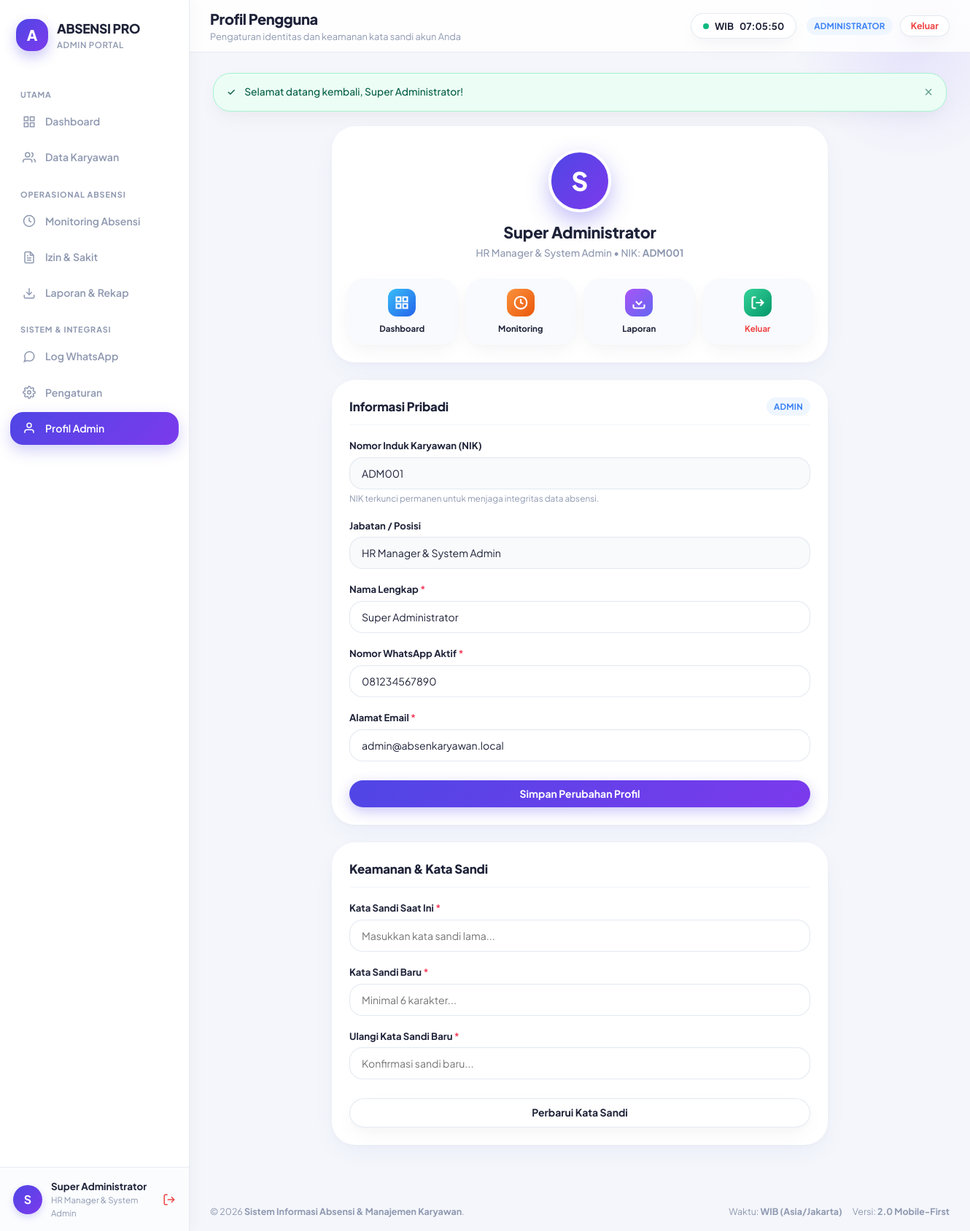
The app's page /profile.php (signed in) with its own data.
### tables this page shows
CREATE TABLE IF NOT EXISTS `users` (
    `id` INT UNSIGNED AUTO_INCREMENT PRIMARY KEY,
    `nik` VARCHAR(30) NOT NULL,
    `nama_lengkap` VARCHAR(100) NOT NULL,
    `jabatan` VARCHAR(50) NOT NULL,
    `no_wa` VARCHAR(20) NOT NULL,
    `email` VARCHAR(100) NOT NULL,
    `password_hash` VARCHAR(255) NOT NULL,
    `role` ENUM('admin', 'karyawan') NOT NULL DEFAULT 'karyawan',
    `account_status` ENUM('menunggu', 'disetujui', 'ditolak') NOT NULL DEFAULT 'menunggu',
    `rejection_reason` TEXT DEFAULT NULL,
    `approved_by` INT UNSIGNED DEFAULT NULL,
    `approved_at` DATETIME DEFAULT NULL,
    `is_active` TINYINT(1) NOT NULL DEFAULT 1,
    `created_at` DATETIME NOT NULL DEFAULT CURRENT_TIMESTAMP,
    `updated_at` DATETIME NOT NULL DEFAULT CURRENT_TIMESTAMP ON UPDATE CURRENT_TIMESTAMP,
    UNIQUE KEY `uk_users_nik` (`nik`),
    UNIQUE KEY `uk_users_email` (`email`),
    INDEX `idx_users_role_status` (`role`, `account_status`, `is_active`)
);

### profile.php (the view, shortened to what the rows shown need)
<?php
require_once __DIR__ . '/helpers/auth_helper.php';
require_once __DIR__ . '/helpers/sanitize_helper.php';
require_login();
require_once __DIR__ . '/views/layouts/header.php';
if ($user['role'] === 'admin') {
    require_once __DIR__ . '/views/layouts/sidebar_admin.php';
} else {
    require_once __DIR__ . '/views/layouts/sidebar_employee.php';
}
require_once __DIR__ . '/views/layouts/top_navbar.php';
?>
<div style="max-width: 680px; margin: 0 auto;">
    <div class="card" style="text-align: center; padding: 32px 20px 24px; margin-bottom: 24px; position: relative; overflow: hidden;">
        <div style="width: 86px; height: 86px; border-radius: 50%; background: var(--grad-punch-in); color: #FFFFFF; font-size: 2.2rem; font-weight: 800; display: inline-flex; align-items: center; justify-content: center; box-shadow: 0 12px 30px rgba(79, 70, 229, 0.35); border: 4px solid #FFFFFF; margin-bottom: 12px;">
            <?= strtoupper(substr($user['nama_lengkap'], 0, 1)) ?>
        </div>
        <h2 style="font-size: 1.35rem; font-weight: 800; color: var(--text-dark); letter-spacing: -0.01em;">
            <?= clean_input($user['nama_lengkap']) ?>
        </h2>
        <p style="font-size: 0.85rem; color: var(--text-muted); font-weight: 500; margin-top: 2px;">
            <?= clean_input($user['jabatan']) ?> &bull; NIK: <strong><?= clean_input($user['nik']) ?></strong>
        </p>
        <div style="display: grid; grid-template-columns: repeat(4, 1fr); gap: 10px; margin-top: 24px;">
            <?php if ($user['role'] === 'karyawan'): ?>
                <a href="<?= BASE_URL ?>/employee_dashboard.php#punch" style="background: #F8FAFD; border-radius: var(--radius-lg); padding: 14px 6px; display: flex; flex-direction: column; align-items: center; gap: 8px; box-shadow: var(--shadow-soft);">
                    <div style="width: 38px; height: 38px; border-radius: 12px; background: var(--grad-accent-blue); display: flex; align-items: center; justify-content: center; color: #FFFFFF;">
                        <svg width="20" height="20" viewBox="0 0 24 24" fill="none" stroke="currentColor" stroke-width="2.5"><circle cx="12" cy="12" r="10"></circle><polyline points="12 6 12 12 16 14"></polyline></svg>
                    </div>
                    <span style="font-size: 0.72rem; font-weight: 700; color: var(--text-dark);">Presensi</span>
                </a>
                <a href="<?= BASE_URL ?>/employee_history.php" style="background: #F8FAFD; border-radius: var(--radius-lg); padding: 14px 6px; display: flex; flex-direction: column; align-items: center; gap: 8px; box-shadow: var(--shadow-soft);">
                    <div style="width: 38px; height: 38px; border-radius: 12px; background: var(--grad-accent-orange); display: flex; align-items: center; justify-content: center; color: #FFFFFF;">
                        <svg width="20" height="20" viewBox="0 0 24 24" fill="none" stroke="currentColor" stroke-width="2.5"><rect x="3" y="4" width="18" height="18" rx="2" ry="2"></rect><line x1="16" y1="2" x2="16" y2="6"></line><line x1="8" y1="2" x2="8" y2="6"></line><line x1="3" y1="10" x2="21" y2="10"></line></svg>
                    </div>
                    <span style="font-size: 0.72rem; font-weight: 700; color: var(--text-dark);">Riwayat</span>
                </a>
                <a href="<?= BASE_URL ?>/employee_leaves.php" style="background: #F8FAFD; border-radius: var(--radius-lg); padding: 14px 6px; display: flex; flex-direction: column; align-items: center; gap: 8px; box-shadow: var(--shadow-soft);">
                    <div style="width: 38px; height: 38px; border-radius: 12px; background: var(--grad-accent-purple); display: flex; align-items: center; justify-content: center; color: #FFFFFF;">
                        <svg width="20" height="20" viewBox="0 0 24 24" fill="none" stroke="currentColor" stroke-width="2.5"><path d="M14 2H6a2 2 0 0 0-2 2v16a2 2 0 0 0 2 2h12a2 2 0 0 0 2-2V8z"></path><polyline points="14 2 14 8 20 8"></polyline></svg>
                    </div>
                    <span style="font-size: 0.72rem; font-weight: 700; color: var(--text-dark);">Izin/Sakit</span>
                </a>
            <?php else: ?>
                <a href="<?= BASE_URL ?>/admin_dashboard.php" style="background: #F8FAFD; border-radius: var(--radius-lg); padding: 14px 6px; display: flex; flex-direction: column; align-items: center; gap: 8px; box-shadow: var(--shadow-soft);">
                </a>
                <a href="<?= BASE_URL ?>/admin_attendance.php" style="background: #F8FAFD; border-radius: var(--radius-lg); padding: 14px 6px; display: flex; flex-direction: column; align-items: center; gap: 8px; box-shadow: var(--shadow-soft);">
                </a>
                <a href="<?= BASE_URL ?>/admin_reports.php" style="background: #F8FAFD; border-radius: var(--radius-lg); padding: 14px 6px; display: flex; flex-direction: column; align-items: center; gap: 8px; box-shadow: var(--shadow-soft);">
                </a>
            <?php endif; ?>
            <a href="<?= BASE_URL ?>/logout.php" style="background: #F8FAFD; border-radius: var(--radius-lg); padding: 14px 6px; display: flex; flex-direction: column; align-items: center; gap: 8px; box-shadow: var(--shadow-soft);">
            </a>
        </div>
    </div>
    <div class="card">
        <div class="card-header">
            <h2 class="card-title">Informasi Pribadi</h2>
            <span class="badge badge-blue"><?= strtoupper($user['role']) ?></span>
        </div>
        <form action="<?= BASE_URL ?>/profile.php" method="POST">
            <div class="form-group">
                <label class="form-label">Nomor Induk Karyawan (NIK)</label>
                <input type="text" class="form-control" value="<?= clean_input($user['nik']) ?>" readonly style="background-color: #F8FAFC; cursor: not-allowed;">
                <div class="form-hint">NIK terkunci permanen untuk menjaga integritas data absensi.</div>
            </div>
            <div class="form-group">
                <label class="form-label">Jabatan / Posisi</label>
                <input type="text" class="form-control" value="<?= clean_input($user['jabatan']) ?>" readonly style="background-color: #F8FAFC; cursor: not-allowed;">
            </div>
            <div class="form-group">
                <label for="nama_lengkap" class="form-label required">Nama Lengkap</label>
                <input type="text" id="nama_lengkap" name="nama_lengkap" class="form-control" value="<?= clean_input($user['nama_lengkap']) ?>" required>
            </div>
            <div class="form-group">
                <label for="no_wa" class="form-label required">Nomor WhatsApp Aktif</label>
                <input type="text" id="no_wa" name="no_wa" class="form-control" value="<?= clean_input($user['no_wa']) ?>" required>
            </div>
            <div class="form-group">
                <label for="email" class="form-label required">Alamat Email</label>
                <input type="email" id="email" name="email" class="form-control" value="<?= clean_input($user['email']) ?>" required>
            </div>
        </form>
    </div>
    <div class="card">
        <div class="card-header">
            <h2 class="card-title">Keamanan & Kata Sandi</h2>
        </div>
    </div>
</div>
<?php
require_once __DIR__ . '/views/layouts/footer.php';
?>

### views/layouts/sidebar_admin.php (shortened to what the rows shown need)
<?php
$currentScript = basename($_SERVER['PHP_SELF']);
$user = current_user();
?>
<aside class="sidebar">
    <div class="sidebar-brand">
        <div class="sidebar-logo-icon">A</div>
        <div>
            <div class="sidebar-brand-title">ABSENSI PRO</div>
            <div class="sidebar-brand-subtitle">Admin Portal</div>
        </div>
    </div>
    <ul class="sidebar-menu">
        <li class="menu-category">Utama</li>
        <li class="menu-item">
            <a href="<?= BASE_URL ?>/admin_dashboard.php" class="menu-link <?= $currentScript === 'admin_dashboard.php' ? 'active' : '' ?>">
                <span class="menu-icon">
                    <svg width="18" height="18" viewBox="0 0 24 24" fill="none" stroke="currentColor" stroke-width="2"><rect x="3" y="3" width="7" height="7"></rect><rect x="14" y="3" width="7" height="7"></rect><rect x="14" y="14" width="7" height="7"></rect><rect x="3" y="14" width="7" height="7"></rect></svg>
                </span>
                <span>Dashboard</span>
            </a>
        </li>
        <li class="menu-item">
            <a href="<?= BASE_URL ?>/admin_employees.php" class="menu-link <?= in_array($currentScript, ['admin_employees.php', 'admin_employee_detail.php']) ? 'active' : '' ?>">
                <span class="menu-icon">
                    <svg width="18" height="18" viewBox="0 0 24 24" fill="none" stroke="currentColor" stroke-width="2"><path d="M17 21v-2a4 4 0 0 0-4-4H5a4 4 0 0 0-4 4v2"></path><circle cx="9" cy="7" r="4"></circle><path d="M23 21v-2a4 4 0 0 0-3-3.87"></path><path d="M16 3.13a4 4 0 0 1 0 7.75"></path></svg>
                </span>
                <span>Data Karyawan</span>
            </a>
        </li>
        <li class="menu-category">Operasional Absensi</li>
        <li class="menu-item">
            <a href="<?= BASE_URL ?>/admin_attendance.php" class="menu-link <?= $currentScript === 'admin_attendance.php' ? 'active' : '' ?>">
                <span class="menu-icon">
                    <svg width="18" height="18" viewBox="0 0 24 24" fill="none" stroke="currentColor" stroke-width="2"><circle cx="12" cy="12" r="10"></circle><polyline points="12 6 12 12 16 14"></polyline></svg>
                </span>
                <span>Monitoring Absensi</span>
            </a>
        </li>
        <li class="menu-item">
            <a href="<?= BASE_URL ?>/admin_leaves.php" class="menu-link <?= $currentScript === 'admin_leaves.php' ? 'active' : '' ?>">
                <span class="menu-icon">
                </span>
                <span>Izin & Sakit</span>
            </a>
        </li>
        <li class="menu-item">
            <a href="<?= BASE_URL ?>/admin_reports.php" class="menu-link <?= $currentScript === 'admin_reports.php' ? 'active' : '' ?>">
                <span class="menu-icon">
                    <svg width="18" height="18" viewBox="0 0 24 24" fill="none" stroke="currentColor" stroke-width="2"><path d="M21 15v4a2 2 0 0 1-2 2H5a2 2 0 0 1-2-2v-4"></path><polyline points="7 10 12 15 17 10"></polyline><line x1="12" y1="15" x2="12" y2="3"></line></svg>
                </span>
                <span>Laporan & Rekap</span>
            </a>
        </li>
        <li class="menu-category">Sistem & Integrasi</li>
        <li class="menu-item">
            <a href="<?= BASE_URL ?>/admin_fonnte_logs.php" class="menu-link <?= $currentScript === 'admin_fonnte_logs.php' ? 'active' : '' ?>">
                <span class="menu-icon">
                    <svg width="18" height="18" viewBox="0 0 24 24" fill="none" stroke="currentColor" stroke-width="2"><path d="M21 11.5a8.38 8.38 0 0 1-.9 3.8 8.5 8.5 0 0 1-7.6 4.7 8.38 8.38 0 0 1-3.8-.9L3 21l1.9-5.7a8.38 8.38 0 0 1-.9-3.8 8.5 8.5 0 0 1 4.7-7.6 8.38 8.38 0 0 1 3.8-.9h.5a8.48 8.48 0 0 1 8 8v.5z"></path></svg>
                </span>
                <span>Log WhatsApp</span>
            </a>
        </li>
        <li class="menu-item">
            <a href="<?= BASE_URL ?>/admin_settings.php" class="menu-link <?= $currentScript === 'admin_settings.php' ? 'active' : '' ?>">
                <span class="menu-icon">
                </span>
                <span>Pengaturan</span>
            </a>
        </li>
        <li class="menu-item">
            <a href="<?= BASE_URL ?>/profile.php" class="menu-link <?= $currentScript === 'profile.php' ? 'active' : '' ?>">
                <span class="menu-icon">
                    <svg width="18" height="18" viewBox="0 0 24 24" fill="none" stroke="currentColor" stroke-width="2"><path d="M20 21v-2a4 4 0 0 0-4-4H8a4 4 0 0 0-4 4v2"></path><circle cx="12" cy="7" r="4"></circle></svg>
                </span>
                <span>Profil Admin</span>
            </a>
        </li>
    </ul>
    <div class="sidebar-footer">
        <div class="user-profile-badge">
            <div class="user-avatar-circle">
                <?= strtoupper(substr($user['nama_lengkap'] ?? 'A', 0, 1)) ?>
            </div>
            <div class="user-info-text">
                <div class="user-info-name"><?= clean_input($user['nama_lengkap'] ?? 'Admin') ?></div>
                <div class="user-info-role"><?= clean_input($user['jabatan'] ?? 'Administrator') ?></div>
            </div>
            <a href="<?= BASE_URL ?>/logout.php" title="Keluar / Logout" style="color: #EF4444; margin-left: auto; display: flex; align-items: center;">
                <svg width="18" height="18" viewBox="0 0 24 24" fill="none" stroke="currentColor" stroke-width="2"><path d="M9 21H5a2 2 0 0 1-2-2V5a2 2 0 0 1 2-2h4"></path><polyline points="16 17 21 12 16 7"></polyline><line x1="21" y1="12" x2="9" y2="12"></line></svg>
            </a>
        </div>
    </div>
</aside>

### records on screen
users: nama_lengkap "S", nama_lengkap "Super Administrator", jabatan "HR Manager & System Admin", nik "ADM001", role "ADMIN", no_wa "081234567890", email "admin@absenkaryawan.local"

### other values on screen
clean_input($pageTitle) "Profil Pengguna"
clean_input($pageSubtitle) "Pengaturan identitas dan keamanan kata sandi akun Anda"
$icon "✓"
$msg "Selamat datang kembali, Super Administrator!"
clean_input(APP_NAME) "Sistem Informasi Absensi & Manajemen Karyawan"
